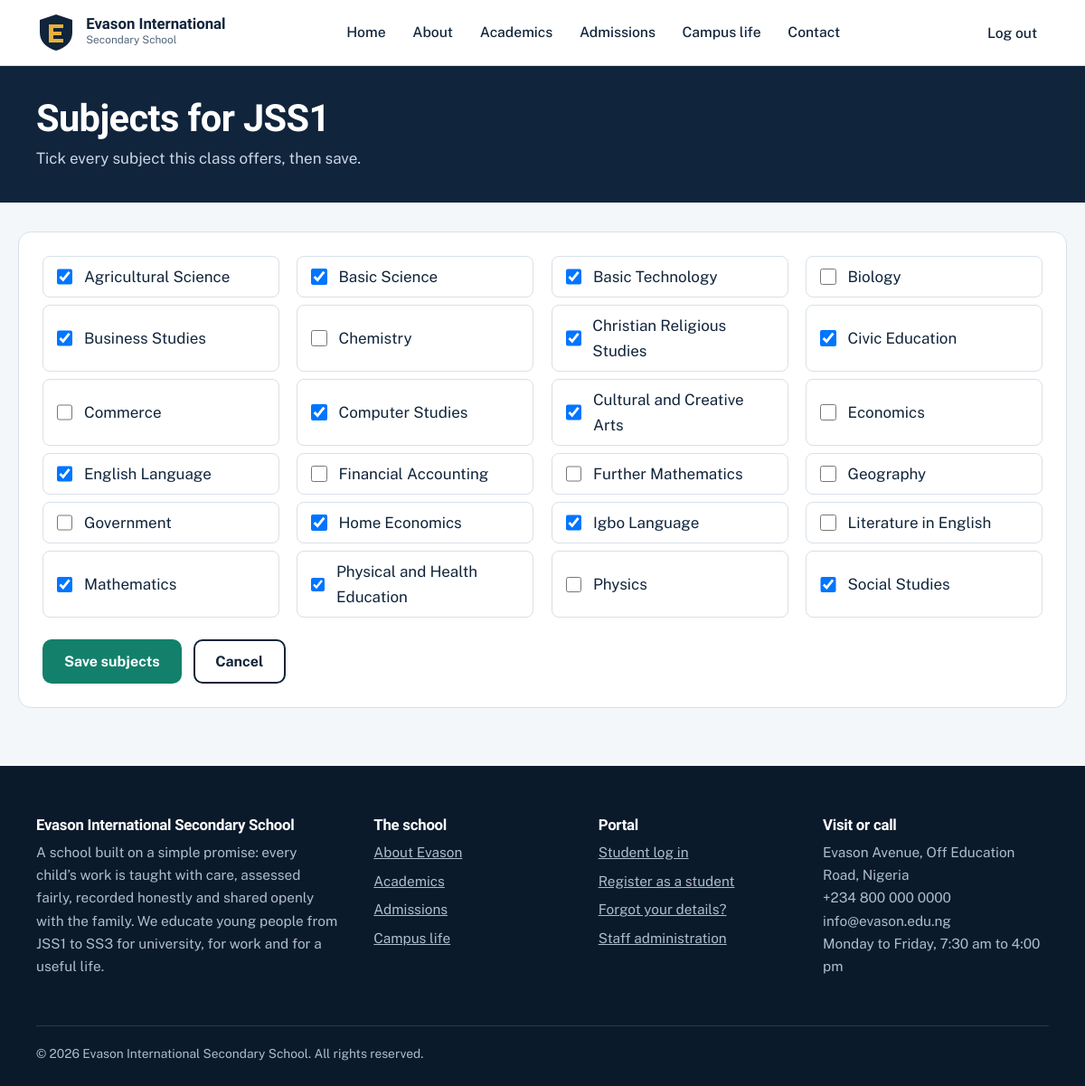
The app's page /portal/subjects/1/ (signed in) with its own data.
### academics/models.py (models this page shows, shortened)
class SchoolClass(models.Model):
    name = models.CharField(max_length=10, unique=True)
    order = models.PositiveSmallIntegerField(unique=True)
    subjects = models.ManyToManyField("Subject", through="ClassSubject", related_name="classes", blank=True)
    class Meta:
        ordering = ["order"]
        verbose_name_plural = "classes"
    def __str__(self):
        return self.name

class Subject(models.Model):
    name = models.CharField(max_length=80, unique=True)
    class Meta:
        ordering = ["name"]

### academics/views.py (the view, shortened to what this page needs)
# urls.py: path("subjects/<int:class_id>/", views.class_subjects, name="class_subjects"),
@admin_required
def class_subjects(request, class_id):
    school_class = get_object_or_404(SchoolClass, pk=class_id)
    selected = set(ClassSubject.objects.filter(school_class=school_class).values_list("subject_id", flat=True))
    return render(request, "portal/class_subjects.html", {"school_class": school_class, "subjects": Subject.objects.all(), "selected": selected})

### academics/views.py (called while the page is built)
def _guard(check):
    def decorator(view):
        @wraps(view)
        def wrapper(request, *args, **kwargs):
            if not request.user.is_authenticated:
                return redirect_to_login(request.get_full_path())
            if not check(request.user):
                raise PermissionDenied
            return view(request, *args, **kwargs)
        return wrapper
    return decorator

### accounts/models.py (called while the page is built)
    @property
    def is_school_admin(self):
        return self.is_superuser or self.role == self.ADMIN

### website/context.py (called while the page is built)
def school(request):
    return {"SCHOOL": settings.SCHOOL, "year": timezone.now().year}

### templates/portal/class_subjects.html (shortened to what this page needs)
{% extends 'base.html' %}
{% block content %}
<div class="page-head"><div class="wrap"><h1>Subjects for {{ school_class }}</h1><p>Tick every subject this class offers, then save.</p></div></div>
<div class="wrap portal">
  <form method="post" class="card">
    <div class="check-grid">
      {% for s in subjects %}<label><input type="checkbox" name="subjects" value="{{ s.pk }}" {% if s.pk in selected %}checked{% endif %}> {{ s.name }}</label>{% endfor %}
    </div>
    <div class="btn-row"><button class="btn btn-sea" type="submit">Save subjects</button><a class="btn btn-line" style="color:var(--ink)" href="{% url 'subjects' %}">Cancel</a></div>
  </form>
</div>
{% endblock %}

### static/css/style.css (style rules this page uses)
:root { --ink:#10243b; --ink-2:#1b3957; --paper:#f4f7fa; --white:#fff; --line:#d8e0e8; --muted:#52657a; --gold:#e8b13a; --gold-d:#a8780f; --sea:#13806b; --sea-l:#dff3ee; --red:#b3372c; --font-d:"Bricolage Grotesque",system-ui,sans-serif; --font-b:"Public Sans",system-ui,sans-serif; --r:10px; --max:1160px; }
* { box-sizing:border-box }
html { scroll-behavior:smooth }
body { margin:0;font:400 1.0625rem/1.65 var(--font-b);color:var(--ink);background:var(--paper) }
a { color:var(--sea) }
h1,h2,h3,h4 { font-family:var(--font-d);line-height:1.12;margin:0 0 .5em;letter-spacing:-.015em }
h1 { font-size:clamp(2.4rem,5.4vw,4.3rem);font-weight:800 }
p { margin:0 0 1.1em;max-width:70ch }
.wrap { max-width:var(--max);margin:0 auto;padding:0 1.25rem }
.btn { display:inline-block;padding:.8rem 1.4rem;border-radius:var(--r);font:700 1rem var(--font-b);text-decoration:none;border:2px solid transparent;cursor:pointer;transition:transform .15s,background .15s }
.btn-sea { background:var(--sea);color:#fff }
.btn-line { border-color:currentColor;color:inherit;background:transparent }
.btn-row { display:flex;gap:.8rem;flex-wrap:wrap;margin-top:1.5rem }
.card { background:var(--white);border:1px solid var(--line);border-radius:14px;padding:1.6rem }
.page-head { background:var(--ink);color:#fff;padding:2.2rem 0 }
.page-head h1 { font-size:clamp(1.8rem,3.5vw,2.6rem);margin:0 }
.page-head p { color:#cbd8e6;margin:.4rem 0 0 }
.portal { padding:2rem 0 4rem }
.check-grid { display:grid;grid-template-columns:repeat(auto-fill,minmax(250px,1fr));gap:.5rem 1.2rem }
.check-grid label { display:flex;gap:.6rem;align-items:center;padding:.5rem .7rem;border:1px solid var(--line);border-radius:8px;background:#fff }
.check-grid input { width:1.1rem;height:1.1rem }

### records on screen
SchoolClass: name "JSS1"
Subject: subjects "☑", name "Agricultural Science"
Subject: subjects "☑", name "Basic Science"
Subject: subjects "☑", name "Basic Technology"
Subject: name "Biology"
Subject: subjects "☑", name "Business Studies"
Subject: name "Chemistry"
Subject: subjects "☑", name "Christian Religious Studies"
Subject: subjects "☑", name "Civic Education"
Subject: name "Commerce"
Subject: subjects "☑", name "Computer Studies"
Subject: subjects "☑", name "Cultural and Creative Arts"
Subject: name "Economics"
Subject: subjects "☑", name "English Language"
Subject: name "Financial Accounting"
Subject: name "Further Mathematics"
Subject: name "Geography"
Subject: name "Government"
Subject: subjects "☑", name "Home Economics"
Subject: subjects "☑", name "Igbo Language"
Subject: name "Literature in English"
Subject: subjects "☑", name "Mathematics"
Subject: subjects "☑", name "Physical and Health Education"
Subject: name "Physics"
Subject: subjects "☑", name "Social Studies"

### other values on screen
{{ SCHOOL.name }} "Evason International Secondary School"
{{ SCHOOL.address }} "Evason Avenue, Off Education Road, Nigeria"
{{ SCHOOL.phone }} "+234 800 000 0000"
{{ SCHOOL.email }} "info@evason.edu.ng"
